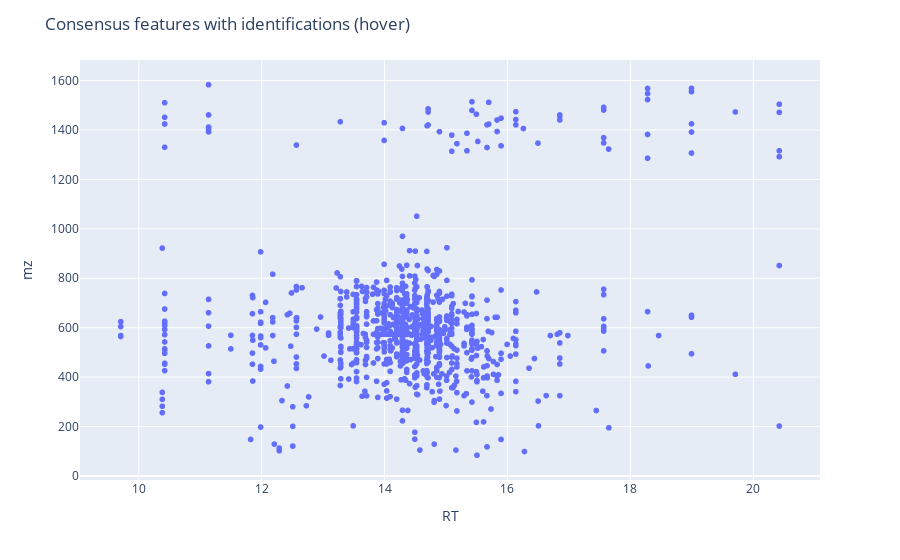
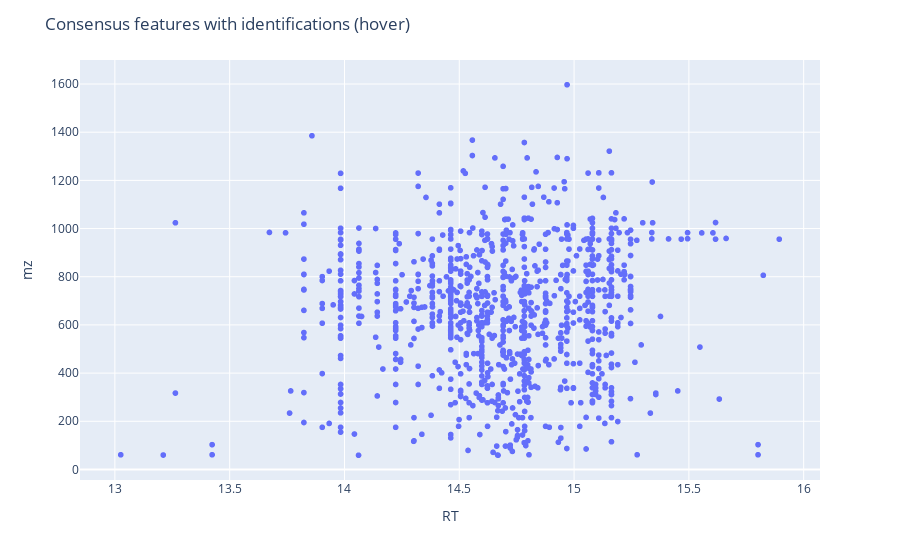

The notebook cell these images were saved under, in order:
### Code cell
plot_id_df(id_pos_df)
plot_id_df(id_neg_df)

### Figure 1 — Plotly figure (JSON) as saved in the notebook; plotly's stock layout.template omitted (floating-point values rounded to 4 significant figures; data arrays with more than 128 entries replaced by an {"elided": "..."} marker saying what was removed)
{"data": [{"hovertemplate": "<b>%{hovertext}</b><br><br>RT=%{x}<br>mz=%{y}<extra></extra>", "hovertext": {"elided": "1001 str values"}, "legendgroup": "", "marker": {"color": "#636efa", "symbol": "circle"}, "mode": "markers", "name": "", "showlegend": false, "type": "scattergl", "x": {"elided": "1001 float values"}, "xaxis": "x", "y": {"elided": "1001 float values"}, "yaxis": "y"}], "layout": {"legend": {"tracegroupgap": 0}, "margin": {"t": 60}, "title": {"text": "Consensus features with identifications (hover)"}, "xaxis": {"anchor": "y", "domain": [0, 1], "title": {"text": "RT"}}, "yaxis": {"anchor": "x", "domain": [0, 1], "title": {"text": "mz"}}}}

### Figure 2 — Plotly figure (JSON) as saved in the notebook; plotly's stock layout.template omitted (floating-point values rounded to 4 significant figures; data arrays with more than 128 entries replaced by an {"elided": "..."} marker saying what was removed)
{"data": [{"hovertemplate": "<b>%{hovertext}</b><br><br>RT=%{x}<br>mz=%{y}<extra></extra>", "hovertext": {"elided": "1001 str values"}, "legendgroup": "", "marker": {"color": "#636efa", "symbol": "circle"}, "mode": "markers", "name": "", "showlegend": false, "type": "scattergl", "x": {"elided": "1001 float values"}, "xaxis": "x", "y": {"elided": "1001 float values"}, "yaxis": "y"}], "layout": {"legend": {"tracegroupgap": 0}, "margin": {"t": 60}, "title": {"text": "Consensus features with identifications (hover)"}, "xaxis": {"anchor": "y", "domain": [0, 1], "title": {"text": "RT"}}, "yaxis": {"anchor": "x", "domain": [0, 1], "title": {"text": "mz"}}}}
